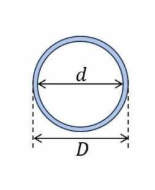
#> input picture docs/assets/images/line_drawings/annulus_section.png, 155 x 190 px; its folder holds only this picture in this run
$ python prepare_line_art.py
#> lines starting #> are read from the running program, lines starting #| are printed output that depends on the picture
#!/usr/bin/env python3
"""Batch-convert project line drawings into dark-mode and light-mode assets."""

from __future__ import annotations

import sys
from pathlib import Path

try:
    from PIL import Image, ImageChops
except ImportError:  # pragma: no cover - runtime dependency guard
    sys.stderr.write(
        "Missing dependency: Pillow\n"
        "Install it in the project virtual environment, for example:\n"
        "  env/bin/pip install Pillow\n"
    )
    raise SystemExit(1)

ROOT_DIR = Path(__file__).resolve().parents[1]
SOURCE_DIR = ROOT_DIR / "docs/assets/images/line_drawings"
OVERWRITE = True
ALPHA_CROP_THRESHOLD = 8


def output_path_for(input_path: Path, suffix: str) -> Path:
#> in convert_image, image is the input picture: PIL image 155x190 RGBA; mean R, G, B, A 242.1, 243.3, 244.9, 255
    return input_path.with_name(f"{input_path.stem}{suffix}.png")


def build_alpha_mask(image: Image.Image) -> Image.Image:
    rgba = image.convert("RGBA")

    # Flatten any existing transparency onto white so the brightness-to-alpha
    # conversion behaves like a white drawing sheet.
    white_bg = Image.new("RGBA", rgba.size, (255, 255, 255, 255))
#> white_bg: PIL image 155x190 RGBA; every value is 255
    flattened = Image.alpha_composite(white_bg, rgba)
    grayscale = flattened.convert("L")
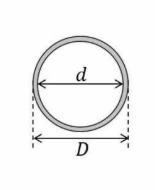
#> grayscale: PIL image 155x190 L; min 10, max 255, mean 243.1
    alpha = ImageChops.invert(grayscale)
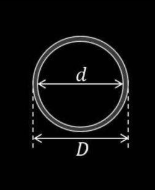
#> alpha: PIL image 155x190 L; min 0, max 245, mean 11.9
    return alpha.point(lambda value: 0 if value < ALPHA_CROP_THRESHOLD else value)


def crop_to_content(image: Image.Image) -> Image.Image:
    alpha = image.getchannel("A")
    bounds = alpha.getbbox()
#> bounds = (29, 35, 133, 159)
    if bounds is None:
        return image
    return image.crop(bounds)
#> returned value: PIL image 104x124 RGBA


def convert_image(input_path: Path, output_path: Path, rgb: tuple[int, int, int]) -> None:
    with Image.open(input_path) as image:
        alpha = build_alpha_mask(image)
        result = Image.new("RGBA", image.size, (*rgb, 255))
        result.putalpha(alpha)
        crop_to_content(result).save(output_path)


def source_images(directory: Path) -> list[Path]:
    allowed_suffixes = {".png", ".jpg", ".jpeg", ".bmp", ".tif", ".tiff", ".webp"}
    return sorted(
        path
        for path in directory.iterdir()
        if path.is_file()
        and path.suffix.lower() in allowed_suffixes
        and not path.stem.endswith(("_dark_mode", "_light_mode"))
    )


def main() -> int:
    source_dir = SOURCE_DIR

    if not source_dir.is_dir():
        sys.stderr.write(f"Input directory not found: {source_dir}\n")
        return 1

    images = source_images(source_dir)
    if not images:
        sys.stderr.write(f"No source images found in: {source_dir}\n")
        return 1

    for input_path in images:
        outputs = (
            (output_path_for(input_path, "_dark_mode"), (255, 255, 255)),
            (output_path_for(input_path, "_light_mode"), (0, 0, 0)),
        )

        for output_path, rgb in outputs:
            existed_before = output_path.exists()
            if existed_before and not OVERWRITE:
                print(f"Skipped {output_path} (already exists)")
                continue
            convert_image(input_path, output_path, rgb)
            if existed_before and OVERWRITE:
                print(f"Overwrote {output_path}")
            else:
                print(f"Wrote {output_path}")

    return 0


if __name__ == "__main__":
    raise SystemExit(main())
#> (the program exits here)

$ run again, on docs/assets/images/line_drawings/bolt_head_cap.png
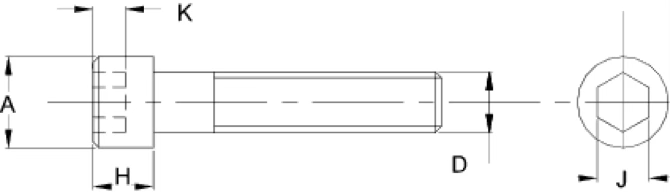
#> input picture docs/assets/images/line_drawings/bolt_head_cap.png, 670 x 192 px
#> in convert_image, image is the input picture: PIL image 670x192 RGB; min 0, max 255, mean 247.3
#> white_bg: PIL image 670x192 RGBA; every value is 255
#> in build_alpha_mask, `alpha = ImageChops.invert(grayscale)`:
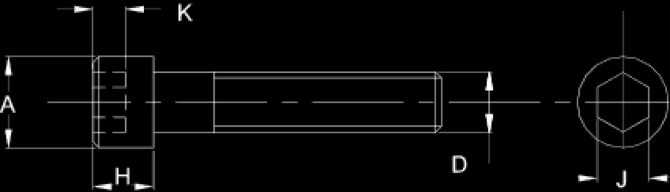
#> alpha: PIL image 670x192 L; min 0, max 255, mean 7.7
#> bounds = (0, 2, 670, 191)
